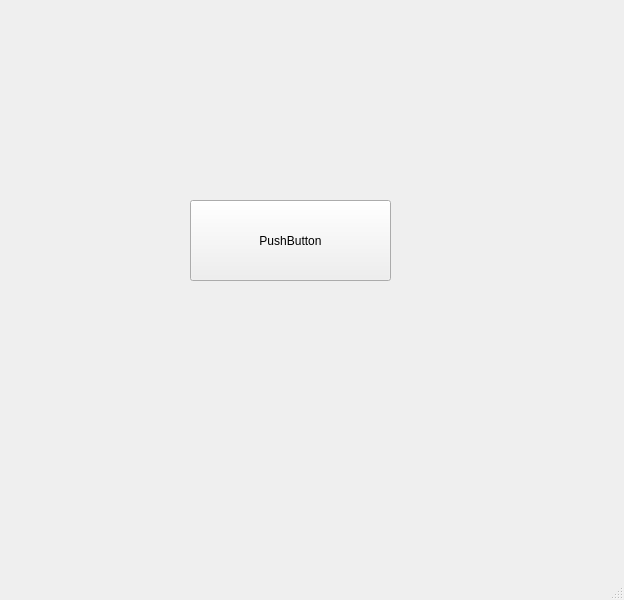
<?xml version="1.0" encoding="UTF-8"?>
<ui version="4.0">
 <class>user</class>
 <widget class="QMainWindow" name="user">
  <property name="geometry">
   <rect>
    <x>0</x>
    <y>0</y>
    <width>624</width>
    <height>600</height>
   </rect>
  </property>
  <property name="windowTitle">
   <string>User</string>
  </property>
  <property name="styleSheet">
   <string notr="true">
background-image: url(:/pictures/OADD2.jpg);</string>
  </property>
  <widget class="QWidget" name="centralwidget">
   <widget class="QPushButton" name="pushButton">
    <property name="geometry">
     <rect>
      <x>190</x>
      <y>200</y>
      <width>201</width>
      <height>81</height>
     </rect>
    </property>
    <property name="styleSheet">
     <string notr="true">
background-image: url(:/pictures/White_lkh1-4f.jpg);
</string>
    </property>
    <property name="text">
     <string>PushButton</string>
    </property>
   </widget>
  </widget>
  <widget class="QMenuBar" name="menubar">
   <property name="geometry">
    <rect>
     <x>0</x>
     <y>0</y>
     <width>624</width>
     <height>21</height>
    </rect>
   </property>
  </widget>
  <widget class="QStatusBar" name="statusbar"/>
 </widget>
 <resources/>
 <connections/>
</ui>
